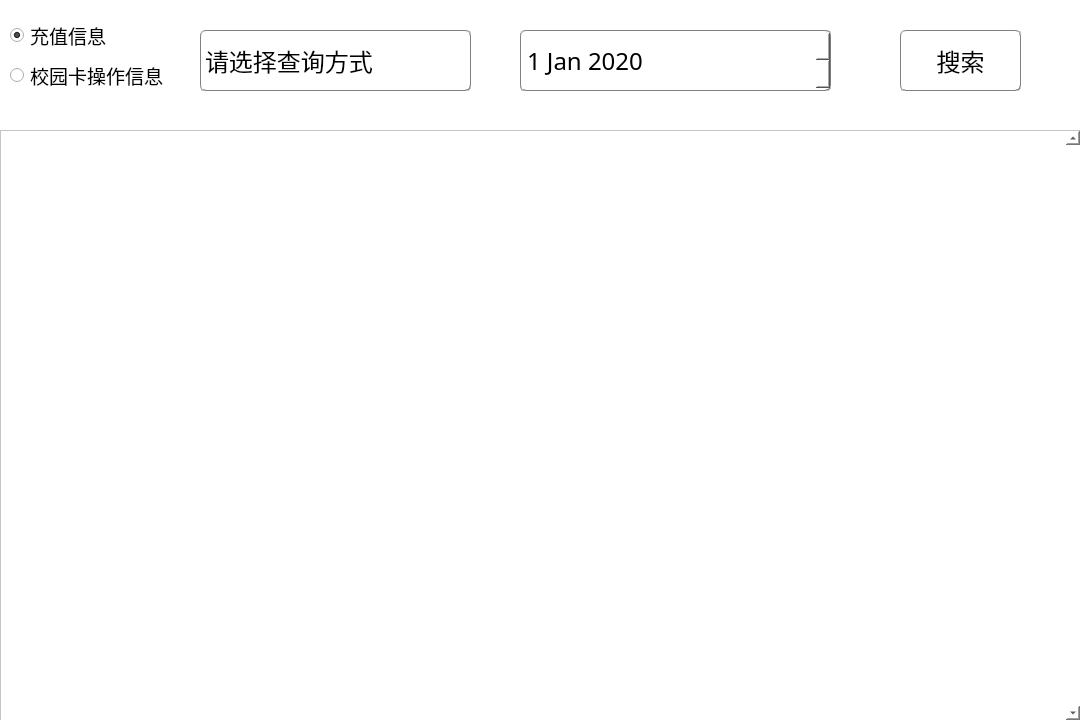
<?xml version="1.0" encoding="UTF-8"?>
<ui version="4.0">
 <class>query</class>
 <widget class="QDialog" name="query">
  <property name="geometry">
   <rect>
    <x>0</x>
    <y>0</y>
    <width>1080</width>
    <height>720</height>
   </rect>
  </property>
  <property name="minimumSize">
   <size>
    <width>1080</width>
    <height>720</height>
   </size>
  </property>
  <property name="maximumSize">
   <size>
    <width>1080</width>
    <height>720</height>
   </size>
  </property>
  <property name="windowTitle">
   <string>查询</string>
  </property>
  <property name="styleSheet">
   <string notr="true">background-color: rgb(255, 255, 255);</string>
  </property>
  <widget class="QComboBox" name="cbb_findway">
   <property name="geometry">
    <rect>
     <x>200</x>
     <y>30</y>
     <width>271</width>
     <height>61</height>
    </rect>
   </property>
   <property name="font">
    <font>
     <family>更纱黑体 SC</family>
     <pointsize>18</pointsize>
    </font>
   </property>
   <property name="styleSheet">
    <string notr="true">QComboBox::drop-down {
    subcontrol-origin: padding;
    subcontrol-position: top right;
    width: 20px;

    border-top-right-radius: 5px;
    border-bottom-right-radius: 5px;
}
QComboBox::down-arrow {
	image: url(:/image/image/icon/arrow_down.png);
}


QComboBox#cbb_findway{
border:1px groove gray;
border-radius:5px;
padding:2px 4px;
background-color: rgba(255,255,255,255);
}

QComboBox#cbb_findway:hover{
border-color: rgb(213, 198, 255);
border-radius:5px;
padding:2px 4px;
color: rgb(0, 0, 0);
background-color: rgba(255,255,255,255);
}</string>
   </property>
   <item>
    <property name="text">
     <string>请选择查询方式</string>
    </property>
   </item>
   <item>
    <property name="text">
     <string>卡号</string>
    </property>
   </item>
   <item>
    <property name="text">
     <string>学号</string>
    </property>
   </item>
   <item>
    <property name="text">
     <string>充值人账号</string>
    </property>
   </item>
   <item>
    <property name="text">
     <string>充值时间</string>
    </property>
   </item>
   <item>
    <property name="text">
     <string>充值金额</string>
    </property>
   </item>
  </widget>
  <widget class="QTableView" name="tableView">
   <property name="geometry">
    <rect>
     <x>0</x>
     <y>130</y>
     <width>1081</width>
     <height>591</height>
    </rect>
   </property>
   <property name="font">
    <font>
     <family>更纱黑体 SC</family>
     <pointsize>12</pointsize>
    </font>
   </property>
   <property name="styleSheet">
    <string notr="true">selection-background-color: qlineargradient(x1: 0, y1: 0, x2: 0.93, y2: 0.93,stop: 0 #1E90FF, stop: 1 white);</string>
   </property>
   <property name="lineWidth">
    <number>0</number>
   </property>
   <property name="verticalScrollBarPolicy">
    <enum>Qt::ScrollBarAlwaysOn</enum>
   </property>
   <property name="editTriggers">
    <set>QAbstractItemView::DoubleClicked</set>
   </property>
   <property name="sortingEnabled">
    <bool>true</bool>
   </property>
  </widget>
  <widget class="QLineEdit" name="line_infor">
   <property name="geometry">
    <rect>
     <x>520</x>
     <y>30</y>
     <width>311</width>
     <height>61</height>
    </rect>
   </property>
   <property name="font">
    <font>
     <family>更纱黑体 SC</family>
     <pointsize>18</pointsize>
    </font>
   </property>
   <property name="styleSheet">
    <string notr="true">border:1px groove gray;
border-radius:5px;
padding:2px 4px;
background-color: rgba(255, 255, 255,128);</string>
   </property>
   <property name="text">
    <string/>
   </property>
   <property name="maxLength">
    <number>10</number>
   </property>
   <property name="placeholderText">
    <string>请输入...</string>
   </property>
   <property name="clearButtonEnabled">
    <bool>true</bool>
   </property>
  </widget>
  <widget class="QPushButton" name="button_search">
   <property name="geometry">
    <rect>
     <x>900</x>
     <y>30</y>
     <width>121</width>
     <height>61</height>
    </rect>
   </property>
   <property name="font">
    <font>
     <family>更纱黑体 SC</family>
     <pointsize>18</pointsize>
    </font>
   </property>
   <property name="styleSheet">
    <string notr="true">QPushButton#button_search{
border:1px groove gray;
border-radius:5px;
padding:2px 4px;
color: rgb(0, 0, 0);
background-color: rgba(255,255,255, 255);
}

QPushButton#button_search:hover{
border:1px groove gray;
border-radius:5px;
padding:2px 4px;
color: rgb(0, 0, 0);
background-color: rgba(240,255,255,255);
}
 
QPushButton#button_search:pressed{
border:1px groove gray;
border-radius:5px;
padding:2px 4px;
color: rgb(0, 0, 0);
background-color: rgba(225,255,255, 255);
padding-left:6px;
padding-top:6px;
}</string>
   </property>
   <property name="text">
    <string>搜索</string>
   </property>
  </widget>
  <widget class="QDateEdit" name="dateEdit">
   <property name="geometry">
    <rect>
     <x>520</x>
     <y>30</y>
     <width>311</width>
     <height>61</height>
    </rect>
   </property>
   <property name="font">
    <font>
     <family>等距更纱黑体 SC</family>
     <pointsize>18</pointsize>
    </font>
   </property>
   <property name="styleSheet">
    <string notr="true">border:1px groove gray;
border-radius:5px;
padding:2px 4px;
color: rgb(0, 0, 0);
background-color: rgba(255,255,255, 255);
</string>
   </property>
   <property name="dateTime">
    <datetime>
     <hour>0</hour>
     <minute>0</minute>
     <second>0</second>
     <year>2020</year>
     <month>1</month>
     <day>1</day>
    </datetime>
   </property>
  </widget>
  <widget class="QRadioButton" name="rbt_deposit">
   <property name="geometry">
    <rect>
     <x>10</x>
     <y>20</y>
     <width>141</width>
     <height>31</height>
    </rect>
   </property>
   <property name="font">
    <font>
     <family>等距更纱黑体 SC</family>
     <pointsize>14</pointsize>
    </font>
   </property>
   <property name="text">
    <string>充值信息</string>
   </property>
   <property name="checked">
    <bool>true</bool>
   </property>
  </widget>
  <widget class="QRadioButton" name="rbt_operate">
   <property name="geometry">
    <rect>
     <x>10</x>
     <y>60</y>
     <width>171</width>
     <height>31</height>
    </rect>
   </property>
   <property name="font">
    <font>
     <family>等距更纱黑体 SC</family>
     <pointsize>14</pointsize>
    </font>
   </property>
   <property name="text">
    <string>校园卡操作信息</string>
   </property>
  </widget>
 </widget>
 <resources/>
 <connections/>
</ui>
